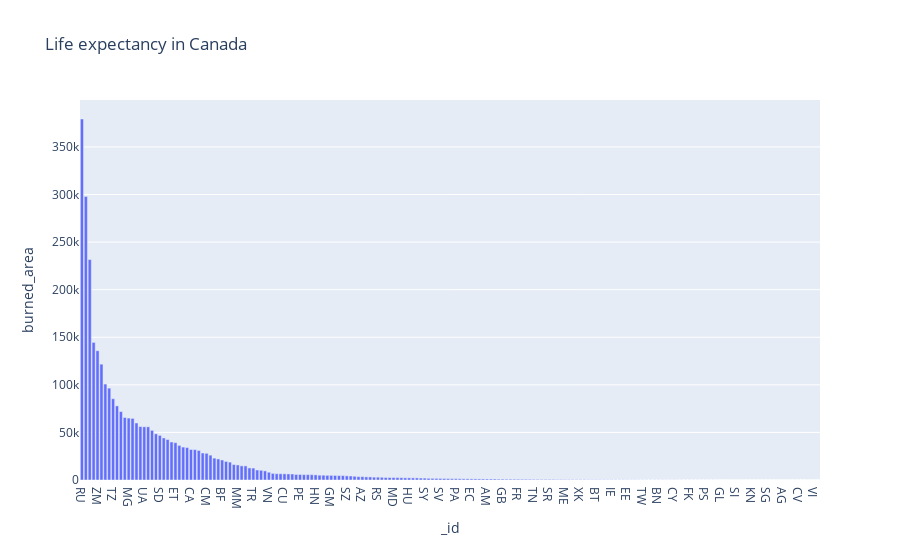

Notebook code cell kept with this figure:
### Code cell
fig = px.bar(df_date, x="_id", y="burned_area", title='Life expectancy in Canada')
fig.show()

### Figure 1 — Plotly figure (JSON) as saved in the notebook; plotly's stock layout.template omitted (floating-point values rounded to 4 significant figures; data arrays with more than 128 entries replaced by an {"elided": "..."} marker saying what was removed)
{"data": [{"alignmentgroup": "True", "hovertemplate": "_id=%{x}<br>burned_area=%{y}<extra></extra>", "legendgroup": "", "marker": {"color": "#636efa", "pattern": {"shape": ""}}, "name": "", "offsetgroup": "", "orientation": "v", "showlegend": false, "textposition": "auto", "type": "bar", "x": {"elided": "190 str values"}, "xaxis": "x", "y": {"elided": "190 int values"}, "yaxis": "y"}], "layout": {"barmode": "relative", "legend": {"tracegroupgap": 0}, "title": {"text": "Life expectancy in Canada"}, "xaxis": {"anchor": "y", "domain": [0, 1], "title": {"text": "_id"}}, "yaxis": {"anchor": "x", "domain": [0, 1], "title": {"text": "burned_area"}}}}
